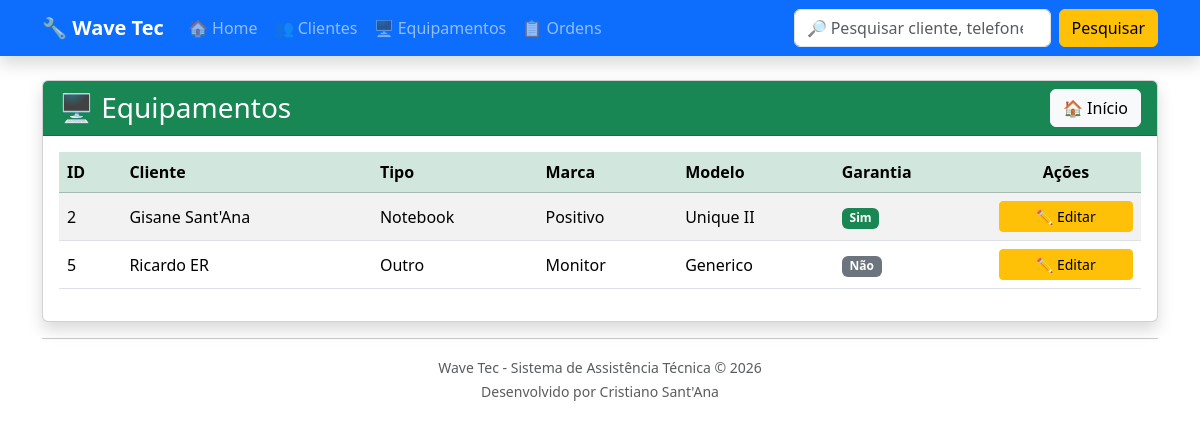
The app's page /equipamentos/, older data.
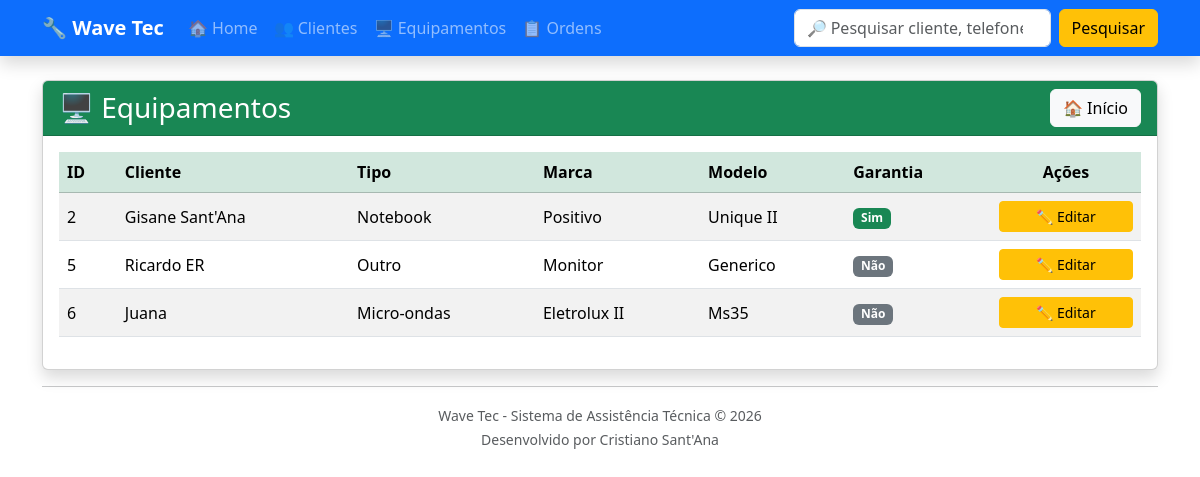
The same page, newer data.
### equipamentos/models.py (models this page shows, shortened)
class Equipamento(models.Model):
    TIPOS = [
        ("TV", "Televisão"),
        ("NOTE", "Notebook"),
        ("PC", "Computador"),
        ("CEL", "Celular"),
        ("SOM", "Som"),
        ("MICRO", "Micro-ondas"),
        ("OUTRO", "Outro"),
    ]
    cliente = models.ForeignKey(
        Cliente,
        on_delete=models.CASCADE
    )
    tipo = models.CharField(
        max_length=20,
        choices=TIPOS
    )
    marca = models.CharField(
        max_length=50
    )
    modelo = models.CharField(
        max_length=50
    )
    numero_serie = models.CharField(
        max_length=100,
        blank=True
    )
    acessorios = models.TextField(
        blank=True
    )
    garantia = models.BooleanField(
        default=False
    )
    data_entrada = models.DateField(
        auto_now_add=True
    )
    status = models.CharField(
        max_length=30,
        default="Em análise"
    )

### clientes/models.py (models this page shows, shortened)
class Cliente(models.Model):
    nome = models.CharField(max_length=100)
    telefone = models.CharField(max_length=20)
    endereco = models.CharField(max_length=200)

### equipamentos/views.py (the view)
def lista_equipamentos(request):
    equipamentos = Equipamento.objects.all()
    return render(
        request,
        "equipamentos/lista_equipamentos.html",
        {
            "equipamentos": equipamentos
        }
    )

### equipamentos/templates/equipamentos/lista_equipamentos.html (shortened to what this page needs)
{% extends "base.html" %}
{% block content %}
<div class="card shadow">
    <div class="card-header bg-success text-white">
        <div class="d-flex justify-content-between align-items-center">
            <h3 class="mb-0">
                🖥 Equipamentos
            </h3>
            <a
                href="/"
                class="btn btn-light">
                🏠 Início
            </a>
        </div>
    </div>
    <div class="card-body">
        <table class="table table-striped table-hover align-middle">
            <thead class="table-success">
                <tr>
                    <th>ID</th>
                    <th>Cliente</th>
                    <th>Tipo</th>
                    <th>Marca</th>
                    <th>Modelo</th>
                    <th>Garantia</th>
                    <th class="text-center">Ações</th>
                </tr>
            </thead>
            <tbody>
                {% for equipamento in equipamentos %}
                <tr>
                    <td>{{ equipamento.id }}</td>
                    <td>{{ equipamento.cliente.nome }}</td>
                    <td>{{ equipamento.get_tipo_display }}</td>
                    <td>{{ equipamento.marca }}</td>
                    <td>{{ equipamento.modelo }}</td>
                    <td>
                        {% if equipamento.garantia %}
                            <span class="badge bg-success">
                                Sim
                            </span>
                        {% else %}
                            <span class="badge bg-secondary">
                                Não
                            </span>
                        {% endif %}
                    </td>
                    <td class="text-center" style="width:150px;">
                        <a
                            href="{% url 'editar_equipamento' equipamento.id %}"
                            class="btn btn-warning btn-sm w-100">
                            ✏️ Editar
                        </a>
                    </td>
                </tr>
                {% empty %}
                <tr>
                    <td colspan="7" class="text-center">
                        Nenhum equipamento cadastrado.
                    </td>
                </tr>
                {% endfor %}
            </tbody>
        </table>
    </div>
</div>
{% endblock %}

Row changes from the older to the newer data that the page shows:
added Equipamento: id "6", cliente.nome "Juana", tipo "Micro-ondas", marca "Eletrolux II", modelo "Ms35", garantia "Não"
